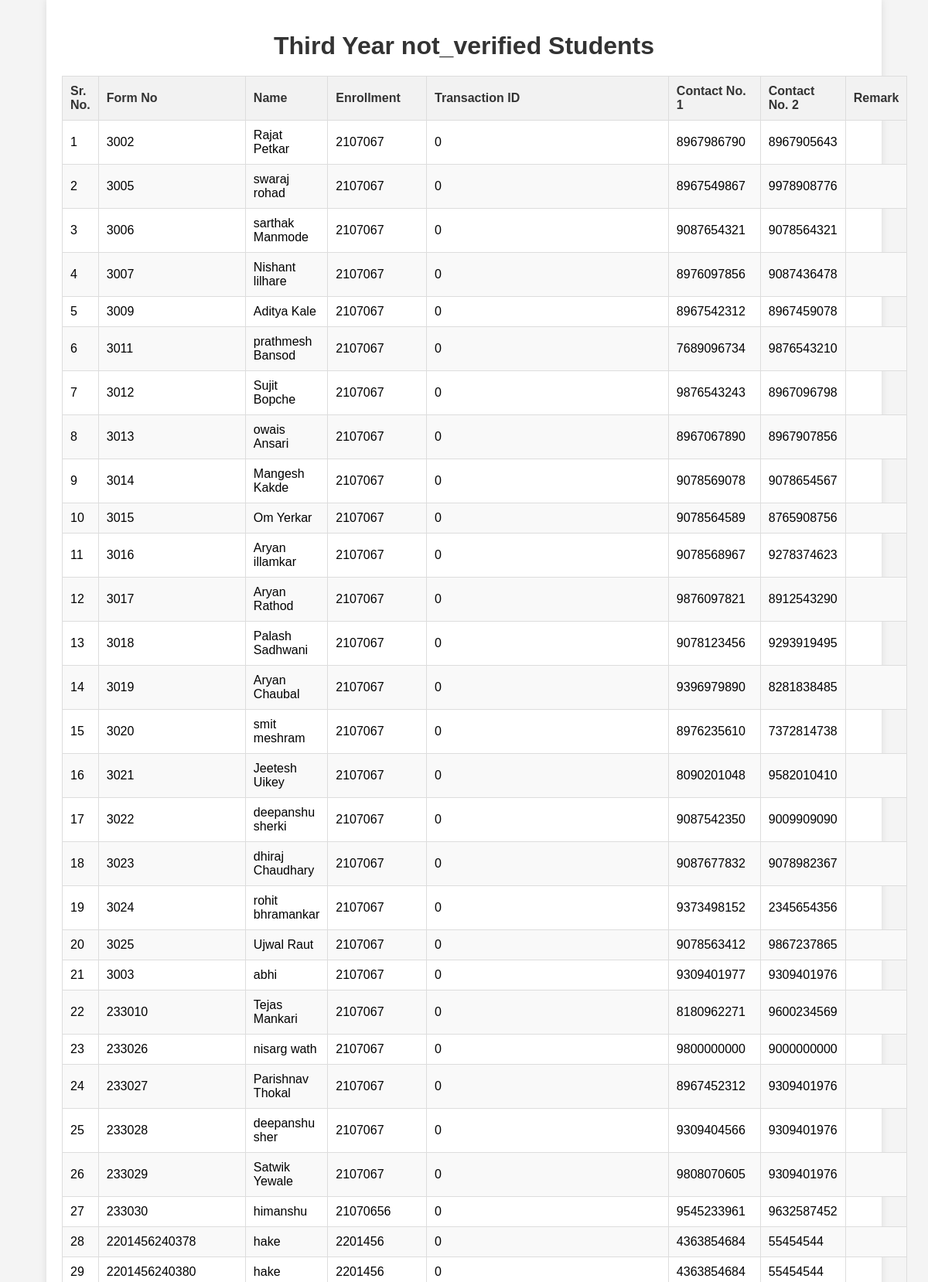
Page /appl_report/third/not_verified (upper part) on the committed database.
### Hostel_Admission/models.py (models this page shows)
class HostelData3(models.Model):
    id = models.AutoField(primary_key=True)
    fno = models.CharField(max_length=255)
    name = models.CharField(max_length=100)
    DOB = models.DateField()
    cast = models.CharField(max_length=50)
    nationality = models.CharField(max_length=10)
    BGroup = models.CharField(max_length=4)
    phone1 = models.IntegerField()
    Address1 = models.CharField(max_length=50)
    Email = models.EmailField(max_length=50)
    Branch = models.CharField(max_length=40)
    Backlog = models.CharField(max_length=3,default='YES')
    Nu_Backlog = models.IntegerField(default=0)
    mark1 = models.FloatField(default=0)
    outoff1 = models.FloatField(default=0)
    mark2 = models.FloatField(default=0)
    outoff2 = models.FloatField(default=0)
    percentage = models.FloatField()
    Year = models.CharField(max_length=7,default="Third")
    Father_name = models.CharField(max_length=100)
    phone2 = models.IntegerField()
    Address2 = models.CharField(max_length=50)
    occupation = models.CharField(max_length=50)
    Enroll = models.CharField(max_length=15)
    SPhoto = models.FileField(upload_to='3signatures/student/',default='NA')
    student_signature = models.FileField(upload_to='3signatures/student/',default='NA')
    father_signature = models.FileField(upload_to='3signatures/father/',default='NA')
    marksheet1 = models.FileField(upload_to='3marksheet1/', default='NA')
    marksheet2 = models.FileField(upload_to='3marksheet2/', default='NA')
    Domacile = models.FileField(upload_to='3Domacile/', default='NA')
    Allotment = models.FileField(upload_to='3Allotment/', default='NA')
    Addmission = models.FileField(upload_to='3Addmission/', default='NA')
    ncl = models.FileField(upload_to='3ncl/', default='NA')
    castecert = models.FileField(upload_to='3castecert/',default='NA')
    Registration  = models.FileField(upload_to='3Registration/', default='NA')
    status = models.CharField(max_length=200,default='not_verified')
    remark = models.CharField(max_length=200, default='NA')
    payment_ss = models.FileField(upload_to='payment/', default='NA')
    trans_id = models.CharField(max_length=255,default=0)

### Hostel_Admission/views.py (the view)
# urls.py: path('appl_report/<str:year>/<str:type>',views.appl_report,name="appl_report"),
def appl_report(req,year,type):
    if year == 'first':
        rep = HostelData1.objects.filter(status=type)
        return render(req,'Admin_OP/reports/appl_report.html',{'data':rep,'name':type,'Year':'First'})
    elif year == 'second':
        rep = HostelData2.objects.filter(status=type)
        return render(req,'Admin_OP/reports/appl_report.html',{'data':rep,'name':type,'Year':'Second'})
    elif year== 'third':
        rep = HostelData3.objects.filter(status=type)
        return render(req,'Admin_OP/reports/appl_report.html',{'data':rep,'name':type,'Year':'Third'})

### Hostel_Admission/templates/Admin_OP/reports/appl_report.html (shortened to what this page needs)
<!DOCTYPE html>
<html lang="en">
<head>
</head>
<body>
    <div class="container">
        <h1>{{Year}} Year {{name}} Students </h1>
        <table id="studentTable">
            <thead>
                <tr>
                    <th>Sr. No.</th>
                    <th>Form No</th>
                    <th>Name</th>
<th>Enrollment</th>
<th>Transaction ID </th>
                    <th>Contact No. 1</th>
                    <th>Contact No. 2</th>
                    <th>Remark</th>
                </tr>
            </thead>
            <tbody>
                 {% for data in data %}
                <tr>
                    <td> {{ forloop.counter }} </td>
                    <td> {{data.fno}}
                    <td>{{data.name}}</td>
                    <td>{{data.Enroll}}  </td>
                    <td>{{data.trans_id}}</td>
                    <td>{{data.phone1}}</td>
                    <td>{{data.phone2}}
                    <td>{{data.Remark}}</td>
                </tr>
                {% endfor %}
            </tbody>
        </table>
    </div>
</body>
</html>

### Hostel_Admission/templates/Admin_OP/reports/appl_report.html (style rules this page uses)
body { display: flex; justify-content: center; align-items: center; height: 100vh; margin: 0; font-family: Arial, sans-serif; background-color: #f4f4f4; }
.container { width: 90%; max-width: 1200px; background-color: #fff; box-shadow: 0 0 10px rgba(0, 0, 0, 0.1); padding: 20px; box-sizing: border-box; margin: auto; }
h1 { text-align: center; margin-bottom: 20px; color: #333; }
table { width: 100%; border-collapse: collapse; margin-bottom: 20px; }
th, td { padding: 10px; border: 1px solid #ddd; text-align: left; }
th { background-color: #f2f2f2; color: #333; }
tr:nth-child(even) { background-color: #f9f9f9; }

### rows in the picture
HostelData3: fno "3002", name "Rajat Petkar", Enroll "2107067", trans_id "0", phone1 "8967986790", phone2 "8967905643"
HostelData3: fno "3005", name "swaraj rohad", Enroll "2107067", trans_id "0", phone1 "8967549867", phone2 "9978908776"
HostelData3: fno "3006", name "sarthak Manmode", Enroll "2107067", trans_id "0", phone1 "9087654321", phone2 "9078564321"
HostelData3: fno "3007", name "Nishant lilhare", Enroll "2107067", trans_id "0", phone1 "8976097856", phone2 "9087436478"
HostelData3: fno "3009", name "Aditya Kale", Enroll "2107067", trans_id "0", phone1 "8967542312", phone2 "8967459078"
HostelData3: fno "3011", name "prathmesh Bansod", Enroll "2107067", trans_id "0", phone1 "7689096734", phone2 "9876543210"
HostelData3: fno "3012", name "Sujit Bopche", Enroll "2107067", trans_id "0", phone1 "9876543243", phone2 "8967096798"
HostelData3: fno "3013", name "owais Ansari", Enroll "2107067", trans_id "0", phone1 "8967067890", phone2 "8967907856"
HostelData3: fno "3014", name "Mangesh Kakde", Enroll "2107067", trans_id "0", phone1 "9078569078", phone2 "9078654567"
HostelData3: fno "3015", name "Om Yerkar", Enroll "2107067", trans_id "0", phone1 "9078564589", phone2 "8765908756"
HostelData3: fno "3016", name "Aryan illamkar", Enroll "2107067", trans_id "0", phone1 "9078568967", phone2 "9278374623"
HostelData3: fno "3017", name "Aryan Rathod", Enroll "2107067", trans_id "0", phone1 "9876097821", phone2 "8912543290"
HostelData3: fno "3018", name "Palash Sadhwani", Enroll "2107067", trans_id "0", phone1 "9078123456", phone2 "9293919495"
HostelData3: fno "3019", name "Aryan Chaubal", Enroll "2107067", trans_id "0", phone1 "9396979890", phone2 "8281838485"
HostelData3: fno "3020", name "smit meshram", Enroll "2107067", trans_id "0", phone1 "8976235610", phone2 "7372814738"
HostelData3: fno "3021", name "Jeetesh Uikey", Enroll "2107067", trans_id "0", phone1 "8090201048", phone2 "9582010410"
HostelData3: fno "3022", name "deepanshu sherki", Enroll "2107067", trans_id "0", phone1 "9087542350", phone2 "9009909090"
HostelData3: fno "3023", name "dhiraj Chaudhary", Enroll "2107067", trans_id "0", phone1 "9087677832", phone2 "9078982367"
HostelData3: fno "3024", name "rohit bhramankar", Enroll "2107067", trans_id "0", phone1 "9373498152", phone2 "2345654356"
HostelData3: fno "3025", name "Ujwal Raut", Enroll "2107067", trans_id "0", phone1 "9078563412", phone2 "9867237865"
HostelData3: fno "3003", name "abhi", Enroll "2107067", trans_id "0", phone1 "9309401977", phone2 "9309401976"
HostelData3: fno "233010", name "Tejas Mankari", Enroll "2107067", trans_id "0", phone1 "8180962271", phone2 "9600234569"
HostelData3: fno "233026", name "nisarg wath", Enroll "2107067", trans_id "0", phone1 "9800000000", phone2 "9000000000"
HostelData3: fno "233027", name "Parishnav Thokal", Enroll "2107067", trans_id "0", phone1 "8967452312", phone2 "9309401976"
HostelData3: fno "233028", name "deepanshu sher", Enroll "2107067", trans_id "0", phone1 "9309404566", phone2 "9309401976"
HostelData3: fno "233029", name "Satwik Yewale", Enroll "2107067", trans_id "0", phone1 "9808070605", phone2 "9309401976"
HostelData3: fno "233030", name "himanshu", Enroll "21070656", trans_id "0", phone1 "9545233961", phone2 "9632587452"
HostelData3: fno "2201456240378", name "hake", Enroll "2201456", trans_id "0", phone1 "4363854684", phone2 "55454544"
HostelData3: fno "2201456240380", name "hake", Enroll "2201456", trans_id "0", phone1 "4363854684", phone2 "55454544"

### other values in the picture
{{ Year }} "Third"
{{ name }} "not_verified"
